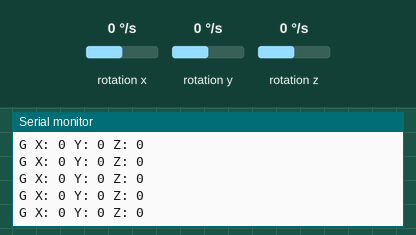
This sketch was run on a simulated Arduino Uno, built with avr-gcc and run on an emulated ATmega328P. Parts: the last lines printed to the serial monitor. Wiring (inferred from the names in the program): L3G4200D gyroscope at I2C address 0x68; L3G4200D gyroscope at I2C address 0x69; L3G4200D gyroscope at I2C address 0x6A; L3G4200D gyroscope at I2C address 0x6B. The test bench sets the inputs (shaded band); at power-on: rotation x 0 °/s, rotation y 0 °/s, rotation z 0 °/s.

Above: at 1.2 s.
1.3 s: rotation x set to -192 °/s
At 1.32 s:
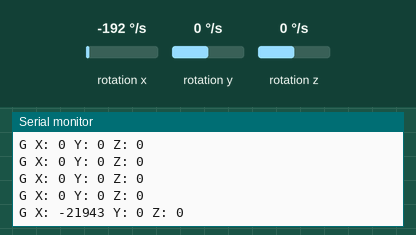
2.8 s: rotation y set to -192 °/s
At 2.85 s:
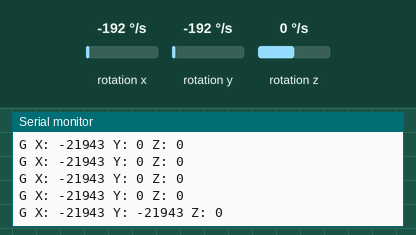
5.8 s: rotation z set to -192 °/s
At 5.8 s:
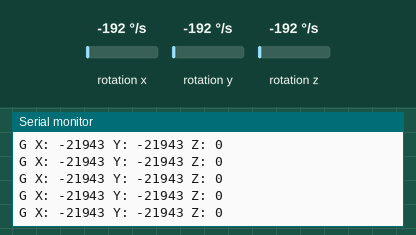

The sketch:

Serial.ino
```cpp
#include <Wire.h>
#include <L3G.h>

L3G gyro;

void setup(){
    Serial.begin(9600);
    Wire.begin();

    if (!gyro.init()){
        Serial.println("Failed to autodetect gyro type!");
        while (1);
    }

    gyro.enableDefault();
}

void loop() {
    gyro.read();

    Serial.print("G ");
    Serial.print("X: ");
    Serial.print((int)gyro.g.x);
    Serial.print(" Y: ");
    Serial.print((int)gyro.g.y);
    Serial.print(" Z: ");
    Serial.println((int)gyro.g.z);

    delay(100);
}
```

L3G.cpp
```cpp
#include <L3G.h>
#include <Wire.h>
#include <math.h>

// Defines ////////////////////////////////////////////////////////////////

// The Arduino two-wire interface uses a 7-bit number for the address,
// and sets the last bit correctly based on reads and writes
#define L3G4200D_ADDRESS_SA0_LOW  (0xD0 >> 1)
#define L3G4200D_ADDRESS_SA0_HIGH (0xD2 >> 1)
#define L3GD20_ADDRESS_SA0_LOW    (0xD4 >> 1)
#define L3GD20_ADDRESS_SA0_HIGH   (0xD6 >> 1)

// Public Methods //////////////////////////////////////////////////////////////

bool L3G::init(byte device, byte sa0){
    _device = device;
    switch (_device)  {
        case L3G4200D_DEVICE:
            if (sa0 == L3G_SA0_LOW)      {
                address = L3G4200D_ADDRESS_SA0_LOW;
            return true;
        }else if (sa0 == L3G_SA0_HIGH){
            address = L3G4200D_ADDRESS_SA0_HIGH;
            return true;
        }else{
            return autoDetectAddress();
        }
        break;

        case L3GD20_DEVICE:
        if (sa0 == L3G_SA0_LOW){
            address = L3GD20_ADDRESS_SA0_LOW;
            return true;
        }else if (sa0 == L3G_SA0_HIGH){
            address = L3GD20_ADDRESS_SA0_HIGH;
            return true;
        }else{
            return autoDetectAddress();
        }
        break;

        default:
            return autoDetectAddress();
    }
}

// Turns on the L3G's gyro and places it in normal mode.
void L3G::enableDefault(void){
    // 0x0F = 0b00001111
    // Normal power mode, all axes enabled
    writeReg(L3G_CTRL_REG1, 0x0F);
}

// Writes a gyro register
void L3G::writeReg(byte reg, byte value){
    Wire.beginTransmission(address);
    Wire.write(reg);
    Wire.write(value);
    Wire.endTransmission();
}

// Reads a gyro register
byte L3G::readReg(byte reg){
    byte value;

    Wire.beginTransmission(address);
    Wire.write(reg);
    Wire.endTransmission();
    Wire.requestFrom(address, (byte)1);
    value = Wire.read();
    Wire.endTransmission();

    return value;
}

// Reads the 3 gyro channels and stores them in vector g
void L3G::read(){
    Wire.beginTransmission(address);
    // assert the MSB of the address to get the gyro
    // to do slave-transmit subaddress updating.
    Wire.write(L3G_OUT_X_L | (1 << 7));
    Wire.endTransmission();
    Wire.requestFrom(address, (byte)6);

    while (Wire.available() < 6);

    uint8_t xlg = Wire.read();
    uint8_t xhg = Wire.read();
    uint8_t ylg = Wire.read();
    uint8_t yhg = Wire.read();
    uint8_t zlg = Wire.read();
    uint8_t zhg = Wire.read();

    // combine high and low bytes
    g.x = (int16_t)(xhg << 8 | xlg);
    g.y = (int16_t)(yhg << 8 | ylg);
    g.z = (int16_t)(zhg << 8 | zlg);
}

void L3G::vector_cross(const vector *a,const vector *b, vector *out){
    out->x = a->y*b->z - a->z*b->y;
    out->y = a->z*b->x - a->x*b->z;
    out->z = a->x*b->y - a->y*b->x;
}

float L3G::vector_dot(const vector *a,const vector *b){
    return a->x*b->x+a->y*b->y+a->z*b->z;
}

void L3G::vector_normalize(vector *a){
    float mag = sqrt(vector_dot(a,a));
    a->x /= mag;
    a->y /= mag;
    a->z /= mag;
}

// Private Methods //////////////////////////////////////////////////////////////

bool L3G::autoDetectAddress(void){
    // try each possible address and stop if reading WHO_AM_I returns the expected response
    address = L3G4200D_ADDRESS_SA0_LOW;
    if (readReg(L3G_WHO_AM_I) == 0xD3)
        return true;
    address = L3G4200D_ADDRESS_SA0_HIGH;
    if (readReg(L3G_WHO_AM_I) == 0xD3)
        return true;
    address = L3GD20_ADDRESS_SA0_LOW;
    if (readReg(L3G_WHO_AM_I) == 0xD4 || readReg(L3G_WHO_AM_I) == 0xD7)
        return true;
    address = L3GD20_ADDRESS_SA0_HIGH;
    if (readReg(L3G_WHO_AM_I) == 0xD4 || readReg(L3G_WHO_AM_I) == 0xD7)
        return true;

    return false;
}
```

L3G.h
```cpp
#ifndef L3G_h
#define L3G_h

#include <Arduino.h> // for byte data type

// device types

#define L3G_DEVICE_AUTO 0
#define L3G4200D_DEVICE 1
#define L3GD20_DEVICE   2


// SA0 states

#define L3G_SA0_LOW  0
#define L3G_SA0_HIGH 1
#define L3G_SA0_AUTO 2

// register addresses

#define L3G_WHO_AM_I      0x0F

#define L3G_CTRL_REG1     0x20
#define L3G_CTRL_REG2     0x21
#define L3G_CTRL_REG3     0x22
#define L3G_CTRL_REG4     0x23
#define L3G_CTRL_REG5     0x24
#define L3G_REFERENCE     0x25
#define L3G_OUT_TEMP      0x26
#define L3G_STATUS_REG    0x27

#define L3G_OUT_X_L       0x28
#define L3G_OUT_X_H       0x29
#define L3G_OUT_Y_L       0x2A
#define L3G_OUT_Y_H       0x2B
#define L3G_OUT_Z_L       0x2C
#define L3G_OUT_Z_H       0x2D

#define L3G_FIFO_CTRL_REG 0x2E
#define L3G_FIFO_SRC_REG  0x2F

#define L3G_INT1_CFG      0x30
#define L3G_INT1_SRC      0x31
#define L3G_INT1_THS_XH   0x32
#define L3G_INT1_THS_XL   0x33
#define L3G_INT1_THS_YH   0x34
#define L3G_INT1_THS_YL   0x35
#define L3G_INT1_THS_ZH   0x36
#define L3G_INT1_THS_ZL   0x37
#define L3G_INT1_DURATION 0x38
#define L3G_LOW_ODR       0x39


class L3G{
public:
    typedef struct vector{
        float x, y, z;
    } vector;

    vector g; // gyro angular velocity readings

    bool init(byte device = L3G_DEVICE_AUTO, byte sa0 = L3G_SA0_AUTO);

    void enableDefault(void);

    void writeReg(byte reg, byte value);
    byte readReg(byte reg);

    void read(void);

    // vector functions
    static void vector_cross(const vector *a, const vector *b, vector *out);
    static float vector_dot(const vector *a,const vector *b);
    static void vector_normalize(vector *a);

private:
    byte _device; // chip type (4200D or D20)
    byte address;

    bool autoDetectAddress(void);
};

#endif
```

Measured:
- after the input at 1.3 s, the serial monitor: prints a new line at once (image 1)
- after the input at 2.8 s, the serial monitor: prints a new line at once (image 2)
